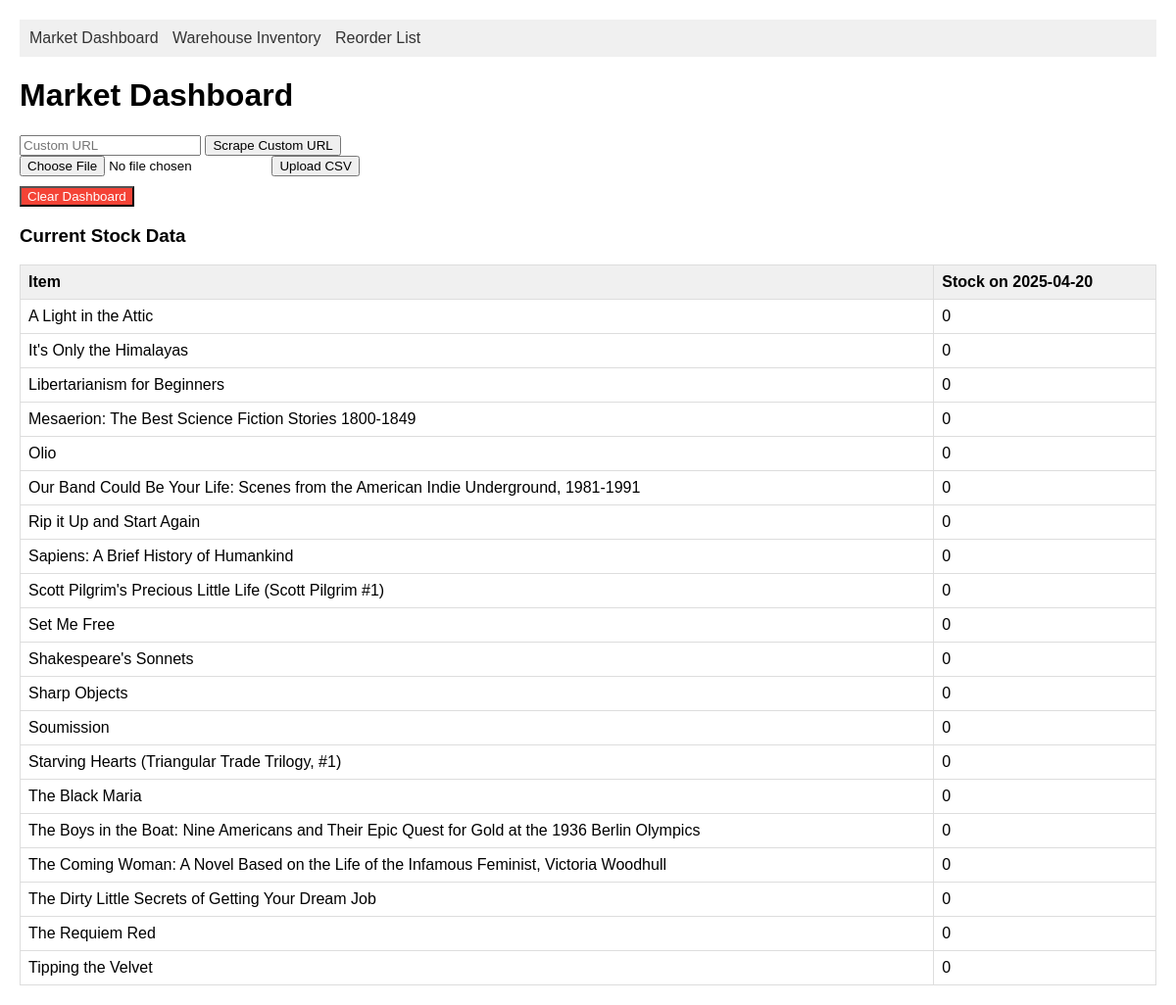
The app's page /dashboard, older data.
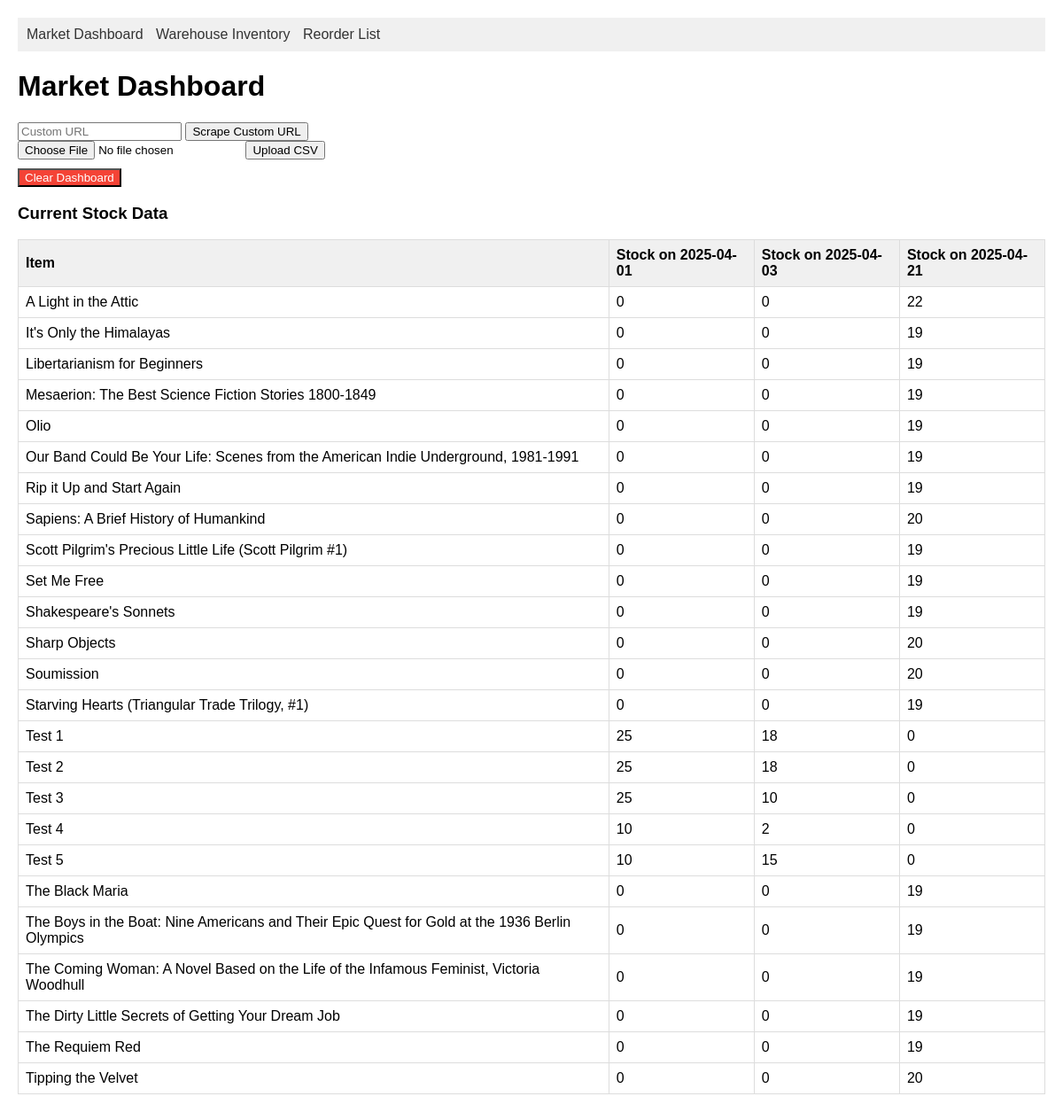
The same page, newer data.
### models.py (models this page shows, shortened)
class StockItem(db.Model):
    __tablename__ = 'stock_items'
    id = db.Column(db.Integer, primary_key=True)
    name = db.Column(db.String(200), nullable=False)
    category = db.Column(db.String(50))
    current_stock = db.Column(db.Integer, default=0)
    market_availability = db.Column(db.Boolean, default=True)
    price = db.Column(db.Float)
    date_scraped = db.Column(db.DateTime, default=datetime.utcnow)  # Add the date_scraped field
    forecasts = db.relationship('Forecast', back_populates='stock_item', lazy=True)

### app.py (the view)
@app.route('/dashboard', methods=['GET', 'POST'])
def dashboard():
    items = StockItem.query.order_by(StockItem.name, StockItem.date_scraped).all()
    grouped_items = {}
    for item in items:
        grouped_items.setdefault(item.name, {})[item.date_scraped.strftime('%Y-%m-%d')] = item.current_stock
    all_dates = sorted({item.date_scraped.strftime('%Y-%m-%d') for item in items})
    return render_template('dashboard.html', grouped_items=grouped_items, all_dates=all_dates)

### templates/dashboard.html (shortened to what this page needs)
{% extends "base.html" %}
{% block content %}
    <h1>Market Dashboard</h1>
    <div class="data-source-controls">
        <form method="post" action="{{ url_for('update_stock') }}">
            <input type="text" name="url" placeholder="Custom URL" required>
            <button type="submit">Scrape Custom URL</button>
        </form>
        <form method="post" action="{{ url_for('upload_data') }}" enctype="multipart/form-data">
            <input type="file" name="file" accept=".csv" required>
            <button type="submit">Upload CSV</button>
        </form>
        <form method="post" action="{{ url_for('clear_dashboard') }}" style="margin-top: 10px;">
            <button type="submit" style="background-color: #f44336; color: white;">Clear Dashboard</button>
        </form>
    </div>
    {% if grouped_items %}
        <h3>Current Stock Data</h3>
        <table>
            <thead>
                <tr>
                    <th>Item</th>
                    {% for date in all_dates %}
                        <th>Stock on {{ date }}</th>
                    {% endfor %}
                </tr>
            </thead>
            <tbody>
                {% for name, stock_data in grouped_items.items() %}
                    <tr>
                        <td>{{ name }}</td>
                        {% for date in all_dates %}
                            {% set stock = stock_data.get(date, 0) %}
                            <td>{{ stock }}</td>
                        {% endfor %}
                    </tr>
                {% endfor %}
            </tbody>
        </table>
    {% else %}
        <p>No data available. Please upload stock data or scrape a URL.</p>
    {% endif %}
{% endblock %}

Row changes from the older to the newer data that the page shows:
added StockItem: name "Test 1", all_dates "25" "18" "0"
added StockItem: name "Test 2", all_dates "25" "18" "0"
added StockItem: name "Test 3", all_dates "25" "10" "0"
added StockItem: name "Test 4", all_dates "10" "2" "0"
added StockItem: name "Test 5", all_dates "10" "15" "0"
Text that changed along with them:
new list line: "Stock on 2025-04-01"
new list line: "Stock on 2025-04-03"
new list line: "Stock on 2025-04-21"
new list line: "0"
new list line: "22"
new list line: "19"
new list line: "20"
list line gone: "Stock on 2025-04-20"
